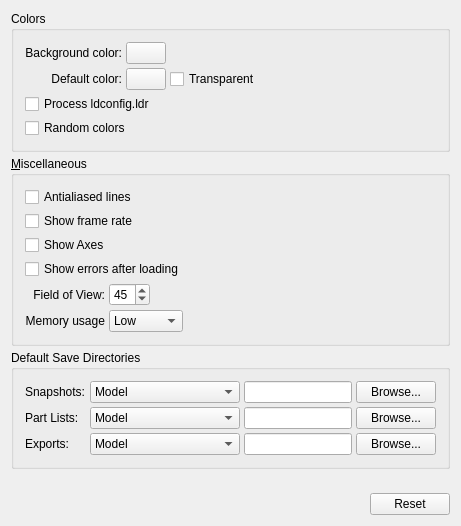
     <widget class="QWidget" name="generalTab">
      <attribute name="title">
       <string>General</string>
      </attribute>
      <layout class="QVBoxLayout">
       <property name="spacing">
        <number>4</number>
       </property>
       <property name="leftMargin">
        <number>11</number>
       </property>
       <property name="topMargin">
        <number>11</number>
       </property>
       <property name="rightMargin">
        <number>11</number>
       </property>
       <property name="bottomMargin">
        <number>11</number>
       </property>
       <item>
        <widget class="QGroupBox" name="generalColorBox">
         <property name="sizePolicy">
          <sizepolicy hsizetype="Expanding" vsizetype="Fixed">
           <horstretch>0</horstretch>
           <verstretch>0</verstretch>
          </sizepolicy>
         </property>
         <property name="title">
          <string>Colors</string>
         </property>
         <layout class="QVBoxLayout">
          <property name="spacing">
           <number>4</number>
          </property>
          <property name="leftMargin">
           <number>11</number>
          </property>
          <property name="topMargin">
           <number>11</number>
          </property>
          <property name="rightMargin">
           <number>11</number>
          </property>
          <property name="bottomMargin">
           <number>11</number>
          </property>
          <item>
           <layout class="QGridLayout">
            <property name="leftMargin">
             <number>0</number>
            </property>
            <property name="topMargin">
             <number>0</number>
            </property>
            <property name="rightMargin">
             <number>0</number>
            </property>
            <property name="bottomMargin">
             <number>0</number>
            </property>
            <property name="spacing">
             <number>4</number>
            </property>
            <item row="1" column="1">
             <widget class="QPushButton" name="defaultColorButton"/>
            </item>
            <item row="0" column="1">
             <widget class="QPushButton" name="backgroundColorButton"/>
            </item>
            <item row="1" column="0">
             <widget class="QLabel" name="defaultColorLabel">
              <property name="text">
               <string>Default color:</string>
              </property>
              <property name="alignment">
               <set>Qt::AlignRight|Qt::AlignTrailing|Qt::AlignVCenter</set>
              </property>
              <property name="wordWrap">
               <bool>false</bool>
              </property>
             </widget>
            </item>
            <item row="0" column="0">
             <widget class="QLabel" name="backgroundColorLabel">
              <property name="text">
               <string>Background color:</string>
              </property>
              <property name="alignment">
               <set>Qt::AlignRight|Qt::AlignTrailing|Qt::AlignVCenter</set>
              </property>
              <property name="wordWrap">
               <bool>false</bool>
              </property>
             </widget>
            </item>
            <item row="1" column="2">
             <widget class="QCheckBox" name="transparentButton">
              <property name="text">
               <string>Transparent</string>
              </property>
             </widget>
            </item>
            <item row="0" column="2">
             <spacer name="Spacer5_2">
              <property name="orientation">
               <enum>Qt::Horizontal</enum>
              </property>
              <property name="sizeType">
               <enum>QSizePolicy::Expanding</enum>
              </property>
              <property name="sizeHint" stdset="0">
               <size>
                <width>20</width>
                <height>20</height>
               </size>
              </property>
             </spacer>
            </item>
           </layout>
          </item>
          <item>
           <widget class="QCheckBox" name="processLdconfigLdrButton">
            <property name="text">
             <string>Process ldconfig.ldr</string>
            </property>
           </widget>
          </item>
          <item>
           <widget class="QCheckBox" name="randomColorsButton">
            <property name="text">
             <string>Random colors</string>
            </property>
           </widget>
          </item>
         </layout>
        </widget>
       </item>
       <item>
        <widget class="QGroupBox" name="generalMiscBox">
         <property name="sizePolicy">
          <sizepolicy hsizetype="Expanding" vsizetype="Fixed">
           <horstretch>0</horstretch>
           <verstretch>0</verstretch>
          </sizepolicy>
         </property>
         <property name="title">
          <string>&amp;Miscellaneous</string>
         </property>
         <layout class="QVBoxLayout">
          <property name="spacing">
           <number>4</number>
          </property>
          <property name="leftMargin">
           <number>11</number>
          </property>
          <property name="topMargin">
           <number>11</number>
          </property>
          <property name="rightMargin">
           <number>11</number>
          </property>
          <property name="bottomMargin">
           <number>11</number>
          </property>
          <item>
           <widget class="QCheckBox" name="aaLinesButton">
            <property name="text">
             <string>Antialiased lines</string>
            </property>
           </widget>
          </item>
          <item>
           <widget class="QCheckBox" name="frameRateButton">
            <property name="text">
             <string>Show frame rate</string>
            </property>
           </widget>
          </item>
          <item>
           <widget class="QCheckBox" name="showAxesButton">
            <property name="text">
             <string>Show Axes</string>
            </property>
           </widget>
          </item>
          <item>
           <widget class="QCheckBox" name="showErrorsButton">
            <property name="text">
             <string>Show errors after loading</string>
            </property>
           </widget>
          </item>
          <item>
           <layout class="QGridLayout">
            <property name="leftMargin">
             <number>0</number>
            </property>
            <property name="topMargin">
             <number>0</number>
            </property>
            <property name="rightMargin">
             <number>0</number>
            </property>
            <property name="bottomMargin">
             <number>0</number>
            </property>
            <property name="spacing">
             <number>4</number>
            </property>
            <item row="2" column="2">
             <spacer name="Spacer5">
              <property name="orientation">
               <enum>Qt::Horizontal</enum>
              </property>
              <property name="sizeType">
               <enum>QSizePolicy::Expanding</enum>
              </property>
              <property name="sizeHint" stdset="0">
               <size>
                <width>20</width>
                <height>20</height>
               </size>
              </property>
             </spacer>
            </item>
            <item row="2" column="0">
             <widget class="QLabel" name="fieldOfViewLabel">
              <property name="text">
               <string>Field of View:</string>
              </property>
              <property name="alignment">
               <set>Qt::AlignRight|Qt::AlignTrailing|Qt::AlignVCenter</set>
              </property>
              <property name="wordWrap">
               <bool>false</bool>
              </property>
             </widget>
            </item>
            <item row="2" column="1">
             <widget class="QSpinBox" name="fieldOfViewSpin">
              <property name="sizePolicy">
               <sizepolicy hsizetype="Fixed" vsizetype="Fixed">
                <horstretch>0</horstretch>
                <verstretch>0</verstretch>
               </sizepolicy>
              </property>
              <property name="minimum">
               <number>1</number>
              </property>
              <property name="maximum">
               <number>90</number>
              </property>
              <property name="value">
               <number>45</number>
              </property>
             </widget>
            </item>
            <item row="3" column="0">
             <widget class="QLabel" name="memoryUsageLabel">
              <property name="text">
               <string>Memory usage</string>
              </property>
              <property name="alignment">
               <set>Qt::AlignRight|Qt::AlignTrailing|Qt::AlignVCenter</set>
              </property>
              <property name="wordWrap">
               <bool>false</bool>
              </property>
             </widget>
            </item>
            <item row="3" column="1">
             <widget class="QComboBox" name="memoryUsageBox">
              <property name="sizePolicy">
               <sizepolicy hsizetype="Fixed" vsizetype="Fixed">
                <horstretch>0</horstretch>
                <verstretch>0</verstretch>
               </sizepolicy>
              </property>
              <item>
               <property name="text">
                <string>Low</string>
               </property>
              </item>
              <item>
               <property name="text">
                <string>Medium</string>
               </property>
              </item>
              <item>
               <property name="text">
                <string>High</string>
               </property>
              </item>
             </widget>
            </item>
           </layout>
          </item>
         </layout>
        </widget>
       </item>
       <item>
        <widget class="QGroupBox" name="generalSnapshotSaveBox">
         <property name="sizePolicy">
          <sizepolicy hsizetype="Expanding" vsizetype="Fixed">
           <horstretch>0</horstretch>
           <verstretch>0</verstretch>
          </sizepolicy>
         </property>
         <property name="title">
          <string>Default Save Directories</string>
         </property>
         <layout class="QVBoxLayout">
          <property name="spacing">
           <number>4</number>
          </property>
          <property name="leftMargin">
           <number>11</number>
          </property>
          <property name="topMargin">
           <number>11</number>
          </property>
          <property name="rightMargin">
           <number>11</number>
          </property>
          <property name="bottomMargin">
           <number>11</number>
          </property>
          <item>
           <layout class="QGridLayout">
            <property name="leftMargin">
             <number>0</number>
            </property>
            <property name="topMargin">
             <number>0</number>
            </property>
            <property name="rightMargin">
             <number>0</number>
            </property>
            <property name="bottomMargin">
             <number>0</number>
            </property>
            <property name="spacing">
             <number>4</number>
            </property>
            <item row="0" column="0">
             <widget class="QLabel" name="defaultSnapshotDirLabel">
              <property name="text">
               <string>Snapshots:</string>
              </property>
              <property name="alignment">
               <set>Qt::AlignLeading|Qt::AlignLeft|Qt::AlignVCenter</set>
              </property>
              <property name="wordWrap">
               <bool>false</bool>
              </property>
             </widget>
            </item>
            <item row="0" column="1">
             <widget class="QComboBox" name="snapshotSaveDirBox">
              <property name="sizePolicy">
               <sizepolicy hsizetype="Preferred" vsizetype="Fixed">
                <horstretch>0</horstretch>
                <verstretch>0</verstretch>
               </sizepolicy>
              </property>
              <item>
               <property name="text">
                <string>Model</string>
               </property>
              </item>
              <item>
               <property name="text">
                <string>Last Saved Snapshot</string>
               </property>
              </item>
              <item>
               <property name="text">
                <string>Specified</string>
               </property>
              </item>
             </widget>
            </item>
            <item row="0" column="2">
             <widget class="QLineEdit" name="snapshotSaveDirEdit"/>
            </item>
            <item row="0" column="3">
             <widget class="QPushButton" name="snapshotSaveDirButton">
              <property name="sizePolicy">
               <sizepolicy hsizetype="Fixed" vsizetype="Fixed">
                <horstretch>0</horstretch>
                <verstretch>0</verstretch>
               </sizepolicy>
              </property>
              <property name="text">
               <string>Browse...</string>
              </property>
             </widget>
            </item>
            <item row="1" column="0">
             <widget class="QLabel" name="defaultPartlistDirLabel">
              <property name="text">
               <string>Part Lists:</string>
              </property>
              <property name="alignment">
               <set>Qt::AlignLeading|Qt::AlignLeft|Qt::AlignVCenter</set>
              </property>
              <property name="wordWrap">
               <bool>false</bool>
              </property>
             </widget>
            </item>
            <item row="1" column="1">
             <widget class="QComboBox" name="partsListsSaveDirBox">
              <property name="sizePolicy">
               <sizepolicy hsizetype="Preferred" vsizetype="Fixed">
                <horstretch>0</horstretch>
                <verstretch>0</verstretch>
               </sizepolicy>
              </property>
              <item>
               <property name="text">
                <string>Model</string>
               </property>
              </item>
              <item>
               <property name="text">
                <string>Last Saved Parts Lists</string>
               </property>
              </item>
              <item>
               <property name="text">
                <string>Specified</string>
               </property>
              </item>
             </widget>
            </item>
            <item row="1" column="2">
             <widget class="QLineEdit" name="partsListsSaveDirEdit"/>
            </item>
            <item row="1" column="3">
             <widget class="QPushButton" name="partsListsSaveDirButton">
              <property name="sizePolicy">
               <sizepolicy hsizetype="Fixed" vsizetype="Fixed">
                <horstretch>0</horstretch>
                <verstretch>0</verstretch>
               </sizepolicy>
              </property>
              <property name="text">
               <string>Browse...</string>
              </property>
             </widget>
            </item>
            <item row="2" column="0">
             <widget class="QLabel" name="exportsDirLabel">
              <property name="text">
               <string>Exports:</string>
              </property>
              <property name="alignment">
               <set>Qt::AlignLeading|Qt::AlignLeft|Qt::AlignVCenter</set>
              </property>
              <property name="wordWrap">
               <bool>false</bool>
              </property>
             </widget>
            </item>
            <item row="2" column="1">
             <widget class="QComboBox" name="exportsListsSaveDirBox">
              <property name="sizePolicy">
               <sizepolicy hsizetype="Preferred" vsizetype="Fixed">
                <horstretch>0</horstretch>
                <verstretch>0</verstretch>
               </sizepolicy>
              </property>
              <item>
               <property name="text">
                <string>Model</string>
               </property>
              </item>
              <item>
               <property name="text">
                <string>Last Saved Exports</string>
               </property>
              </item>
              <item>
               <property name="text">
                <string>Specified</string>
               </property>
              </item>
             </widget>
            </item>
            <item row="2" column="2">
             <widget class="QLineEdit" name="exportsSaveDirEdit"/>
            </item>
            <item row="2" column="3">
             <widget class="QPushButton" name="exportsSaveDirButton">
              <property name="sizePolicy">
               <sizepolicy hsizetype="Fixed" vsizetype="Fixed">
                <horstretch>0</horstretch>
                <verstretch>0</verstretch>
               </sizepolicy>
              </property>
              <property name="text">
               <string>Browse...</string>
              </property>
             </widget>
            </item>
           </layout>
          </item>
         </layout>
        </widget>
       </item>
       <item>
        <spacer name="Spacer3">
         <property name="orientation">
          <enum>Qt::Vertical</enum>
         </property>
         <property name="sizeType">
          <enum>QSizePolicy::Expanding</enum>
         </property>
         <property name="sizeHint" stdset="0">
          <size>
           <width>20</width>
           <height>20</height>
          </size>
         </property>
        </spacer>
       </item>
       <item>
        <layout class="QHBoxLayout">
         <property name="spacing">
          <number>6</number>
         </property>
         <property name="leftMargin">
          <number>0</number>
         </property>
         <property name="topMargin">
          <number>0</number>
         </property>
         <property name="rightMargin">
          <number>0</number>
         </property>
         <property name="bottomMargin">
          <number>0</number>
         </property>
         <item>
          <spacer name="Spacer4">
           <property name="orientation">
            <enum>Qt::Horizontal</enum>
           </property>
           <property name="sizeType">
            <enum>QSizePolicy::Expanding</enum>
           </property>
           <property name="sizeHint" stdset="0">
            <size>
             <width>20</width>
             <height>20</height>
            </size>
           </property>
          </spacer>
         </item>
         <item>
          <widget class="QPushButton" name="generalResetButton">
           <property name="sizePolicy">
            <sizepolicy hsizetype="Fixed" vsizetype="Fixed">
             <horstretch>0</horstretch>
             <verstretch>0</verstretch>
            </sizepolicy>
           </property>
           <property name="text">
            <string>Reset</string>
           </property>
          </widget>
         </item>
        </layout>
       </item>
      </layout>
     </widget>
